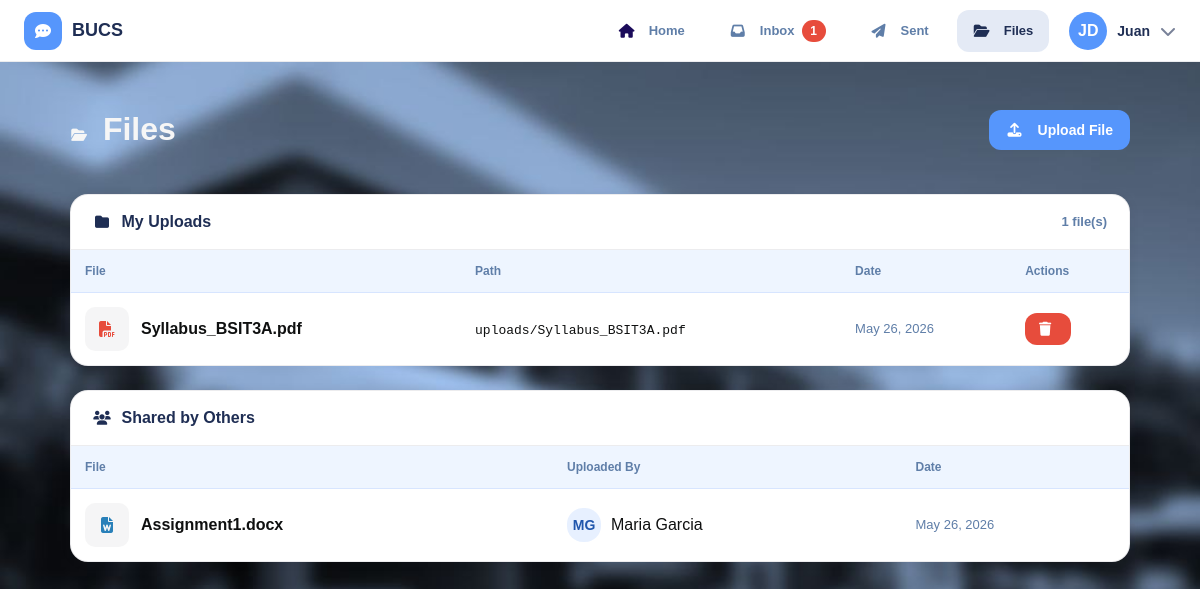
/files.php (signed in), run on the app's committed database.
### tables this page shows
CREATE TABLE IF NOT EXISTS files (
    file_id     INT AUTO_INCREMENT PRIMARY KEY,
    filename    VARCHAR(255) NOT NULL,
    file        VARCHAR(500) NOT NULL,
    uploaded_by VARCHAR(20)  NOT NULL,
    uploaded_at DATETIME     DEFAULT CURRENT_TIMESTAMP,
    FOREIGN KEY (uploaded_by) REFERENCES users(id_no) ON DELETE CASCADE
);

CREATE TABLE IF NOT EXISTS users (
    id_no      VARCHAR(20)  PRIMARY KEY,
    fname      VARCHAR(50)  NOT NULL,
    mname      VARCHAR(50)  DEFAULT '',
    lname      VARCHAR(50)  NOT NULL,
    uname      VARCHAR(50)  NOT NULL UNIQUE,
    pwd        VARCHAR(255) NOT NULL,
    created_at DATETIME     DEFAULT CURRENT_TIMESTAMP
);

### includes/config.php (called while the page is built, shortened)
<?php
function auth_guard() {
    return $_SESSION['user'];
}

### files.php (the view, shortened to what this page needs)
<?php
require_once 'includes/config.php';
$me = auth_guard();
$db  = getDB();
$uid = $me['id_no'];
$my_files  = $db->query("SELECT * FROM files WHERE uploaded_by='$uid' ORDER BY uploaded_at DESC");
$all_files = $db->query("
    SELECT f.*, u.fname, u.lname
    FROM files f JOIN users u ON f.uploaded_by = u.id_no
    WHERE f.uploaded_by != '$uid'
    ORDER BY f.uploaded_at DESC");
function fileIcon($name) {
    $ext = strtolower(pathinfo($name, PATHINFO_EXTENSION));
    $map = [
        'pdf'  => ['fa-file-pdf',        '#e74c3c'],
        'doc'  => ['fa-file-word',        '#2980b9'],
        'docx' => ['fa-file-word',        '#2980b9'],
        'xls'  => ['fa-file-excel',       '#27ae60'],
        'xlsx' => ['fa-file-excel',       '#27ae60'],
        'ppt'  => ['fa-file-powerpoint',  '#e67e22'],
        'pptx' => ['fa-file-powerpoint',  '#e67e22'],
        'jpg'  => ['fa-file-image',       '#9b59b6'],
        'jpeg' => ['fa-file-image',       '#9b59b6'],
        'png'  => ['fa-file-image',       '#9b59b6'],
        'zip'  => ['fa-file-zipper',      '#7f8c8d'],
        'txt'  => ['fa-file-lines',       '#95a5a6'],
    ];
    return $map[$ext] ?? ['fa-file', '#95a5a6'];
}
include 'includes/head.php';
include 'includes/navbar.php';
?>
<div class="page-wrap">
  <div class="page-head">
    <h1 class="page-title"><i class="fa fa-folder-open"></i> Files</h1>
    <button class="btn btn-primary" onclick="openModal('uploadModal')">
      <i class="fa fa-upload"></i> Upload File
    </button>
  </div>
  <div class="card mb-24">
    <div class="card-header">
      <span class="card-header-title"><i class="fa fa-folder"></i> My Uploads</span>
      <span class="card-header-meta"><?= $my_files->num_rows ?> file(s)</span>
    </div>
    <?php if ($my_files->num_rows === 0): ?>
      <div class="empty-state" style="padding:36px 20px">
        <i class="fa fa-folder-open"></i><p>No files uploaded yet.</p>
      </div>
    <?php else: ?>
      <div class="tbl-wrap">
        <table class="tbl">
          <thead><tr><th>File</th><th>Path</th><th>Date</th><th>Actions</th></tr></thead>
          <tbody>
          <?php while ($f = $my_files->fetch_assoc()):
            [$icon, $clr] = fileIcon($f['filename']); ?>
            <tr>
              <td>
                <div class="file-row">
                  <i class="fa <?= $icon ?> file-icon" style="color:<?= $clr ?>"></i>
                  <span class="font-600"><?= htmlspecialchars($f['filename']) ?></span>
                </div>
              </td>
              <td><code><?= htmlspecialchars($f['file']) ?></code></td>
              <td class="text-muted text-sm"><?= date('M d, Y', strtotime($f['uploaded_at'])) ?></td>
              <td>
                <div class="td-actions">
                  <form method="POST" onsubmit="return confirm('Delete this file?')" style="display:inline">
                    <button type="submit" class="btn btn-danger btn-sm" title="Delete">
                      <i class="fa fa-trash"></i>
                    </button>
                  </form>
                </div>
              </td>
            </tr>
          <?php endwhile; ?>
          </tbody>
        </table>
      </div>
    <?php endif; ?>
  </div>
  <div class="card">
    <div class="card-header">
      <span class="card-header-title"><i class="fa fa-users"></i> Shared by Others</span>
    </div>
    <?php if ($all_files->num_rows === 0): ?>
      <div class="empty-state" style="padding:36px 20px">
        <i class="fa fa-folder-open"></i><p>No shared files available.</p>
      </div>
    <?php else: ?>
      <div class="tbl-wrap">
        <table class="tbl">
          <thead><tr><th>File</th><th>Uploaded By</th><th>Date</th></tr></thead>
          <tbody>
          <?php while ($f = $all_files->fetch_assoc()):
            [$icon, $clr] = fileIcon($f['filename']); ?>
            <tr>
              <td>
                <div class="file-row">
                  <i class="fa <?= $icon ?> file-icon" style="color:<?= $clr ?>"></i>
                  <span class="font-600"><?= htmlspecialchars($f['filename']) ?></span>
                </div>
              </td>
              <td>
                <div class="person-row">
                  <div class="avatar avatar-sm avatar-teal">
                    <?= strtoupper(substr($f['fname'],0,1).substr($f['lname'],0,1)) ?>
                  </div>
                  <?= htmlspecialchars($f['fname'].' '.$f['lname']) ?>
                </div>
              </td>
              <td class="text-muted text-sm"><?= date('M d, Y', strtotime($f['uploaded_at'])) ?></td>
            </tr>
          <?php endwhile; ?>
          </tbody>
        </table>
      </div>
    <?php endif; ?>
  </div>
</div>
</body>
</html>

### css/style.css (style rules this page uses)
*, *::before, *::after { margin:0; padding:0; box-sizing:border-box; }
:root { --navy:#1f2e54; --blue:#2157ad; --blue2:#5696fc; --blue3:#8ab6ff; --light:#eef5ff; --white:#ffffff; --text:#0f1010; --muted:#5f7ea8; --border:#d7e5ff; --bg:#f4f8ff; --success:#27ae60; --error:#e74c3c; --warn:#f39c12; --radius:16px; --shadow:0 4px 20px rgba(33,87,173,.12); --shadow-lg:0 12px 36px rgba(33,87,173,.18); --nav-h:62px; }
html { scroll-behavior:smooth; }
body { font-family:'Montserrat',sans-serif; background:var(--bg) url("../assets/pictures/bucs-bg.jpg") center/cover no-repeat; color:#fff; min-height:100vh; }
h1 { display: block; font-size: 2em; margin-block-start: 0.67em; margin-block-end: 0.67em; margin-inline-start: 0px; margin-inline-end: 0px; color:#f6f6f6; }
form { width:100%; }
button { width:100%; border:none; border-radius:12px; padding:14px; background:var(--blue2); color:#fff; font-size:15px; font-weight:700; cursor:pointer; transition:.25s; margin-top:10px; }
button.btn { width:auto; padding:10px 16px; font-size:14px; margin-top:0; display:inline-flex; align-items:center; justify-content:center; gap:8px; }
.btn { display:inline-flex; align-items:center; justify-content:center; gap:8px; padding:10px 16px; width:auto; border:1px solid transparent; border-radius:12px; background:var(--blue2); color:#fff; font-size:14px; font-weight:700; text-decoration:none; cursor:pointer; transition:.25s; white-space:nowrap; }
.page-head .btn, .card-header .btn, .modal-footer .btn { width:auto; }
.file-row { display:flex; align-items:center; gap:12px; }
.file-icon { width:44px; height:44px; display:grid; place-items:center; border-radius:10px; background:rgba(15,23,42,.04); font-size:16px; padding:6px; }
.card-header-meta { margin-left:auto; color:var(--muted); font-size:13px; font-weight:600; }
.mb-24 { margin-bottom:24px; }
.btn-primary { background:var(--blue2); color:#fff; border:1px solid transparent; margin-top: 0; }
.btn-danger { background:var(--error); color:#fff; }
.btn-sm { padding:6px 10px; font-size:13px; }
button i.fa, .btn i.fa, .nav-link i.fa, .card-header i.fa, .page-title i.fa { display:inline-flex; align-items:center; justify-content:center; min-width:18px; min-height:18px; margin-right:6px; font-size:14px; }
.btn i { display: flex; align-items: center; justify-content: center; }
.text-muted { color:var(--muted); }
.text-sm { font-size:13px; }
.font-600 { font-weight:600; }
.person-row { display:flex; align-items:center; gap:10px; }
.td-actions { display:flex; align-items:center; gap:6px; flex-wrap:wrap; }
.td-actions form { margin:0; }
.td-actions a, .td-actions button { padding:6px 10px; }
.container, .page-wrap, .card, .tbl, .user-dropdown, .modal, .modal-header, .modal-body, .modal-footer { color:var(--text); }
.nav-brand-icon, .nav-avatar, .btn-primary, .btn-danger, .left-panel { color:#fff; }
.avatar { display:grid; place-items:center; border-radius:16px; background:var(--light); color:var(--navy); font-weight:700; }
.avatar-sm { width:34px; height:34px; font-size:14px; }
.avatar-teal { background:rgba(86,150,252,.14); color:var(--blue); }
.page-wrap { max-width:1100px; margin:auto; padding:28px 20px 40px; }
.page-head { display:flex; flex-wrap:wrap; align-items:center; justify-content:space-between; gap:18px; margin-bottom:24px; }
.card { background:#fff; border-radius:18px; border:1px solid rgba(15,23,42,.08); box-shadow:0 1px 12px rgba(15,23,42,.06); overflow:hidden; }
.card-header { padding:18px 22px; border-bottom:1px solid rgba(15,23,42,.08); font-weight:700; color:var(--navy); display:flex; align-items:center; gap:8px; }
.tbl-wrap { overflow-x:auto; }
.tbl { width:100%; border-collapse:collapse; }
.tbl thead { background:var(--light); }
.tbl th { padding:14px; text-align:left; font-size:12px; color:var(--muted); }
.tbl td { padding:14px; border-top:1px solid var(--border); }

### data on the page
files: filename "Syllabus_BSIT3A.pdf", file "uploads/Syllabus_BSIT3A.pdf", uploaded_at "May 26, 2026"
files: filename "Assignment1.docx", uploaded_by.lname "MG", uploaded_by.lname "Maria Garcia", uploaded_at "May 26, 2026"

### other printed values
$unread "1"
substr($me['fname'], 0, 1) . substr($me['lname'], 0, 1) "JD"
$me['fname'] "Juan"
$my_files->num_rows "1"
